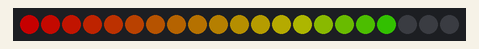
Recording of a sketch running on a simulated Arduino Uno, built with avr-gcc and run on an emulated ATmega328P. On the bench: 21 RGB LEDs in strip order, left to right. Dim RGB values are drawn brighter than linear.

Above: at 3.15 s.
At 7.65 s:
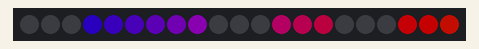
At 12.16 s:
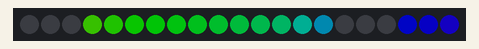
At 21.47 s:
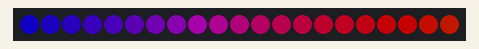
At 30.47 s:
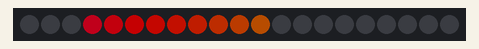
At 39.78 s:
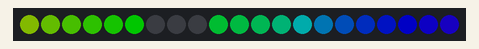

The sketch:

FastLEDExample.ino
```cpp
#include "NeoDigit.h"
#define LEDS_PER_SEGMENT 3
#define NUM_LEDS LEDS_PER_SEGMENT * 7

CRGB leds1[NUM_LEDS];
NeoDigit Digit1(leds1,LEDS_PER_SEGMENT);
// FastLED stuff
#define DATA_PIN A2
#define LED_TYPE WS2811
#define COLOR_ORDER GRB
#define BRIGHTNESS          96
#define FRAMES_PER_SECOND  120

void setup() {
delay(3000); // 3 second delay for recovery

  // tell FastLED about the LED strip configuration
  FastLED.addLeds<LED_TYPE,DATA_PIN,COLOR_ORDER>(leds1, NUM_LEDS).setCorrection(TypicalLEDStrip);
  //FastLED.addLeds<LED_TYPE,DATA_PIN,CLK_PIN,COLOR_ORDER>(leds, NUM_LEDS).setCorrection(TypicalLEDStrip);

  // set master brightness control
  FastLED.setBrightness(BRIGHTNESS);

}
uint8_t gHue = 0; // rotating "base color" used by many of the patterns
uint8_t counter = 0;
void loop() {

  fill_rainbow(leds1,NUM_LEDS,gHue);
  Digit1.display(counter);
  //Digit1.display(counter,gHue);
  FastLED.show();
  // do some periodic updates
  EVERY_N_MILLISECONDS( 10 ) { gHue++; } // slowly cycle the "base color" through the rainbow
  EVERY_N_MILLISECONDS( 1000 ) { counter++; if (counter>9) counter=0;}

}
```
